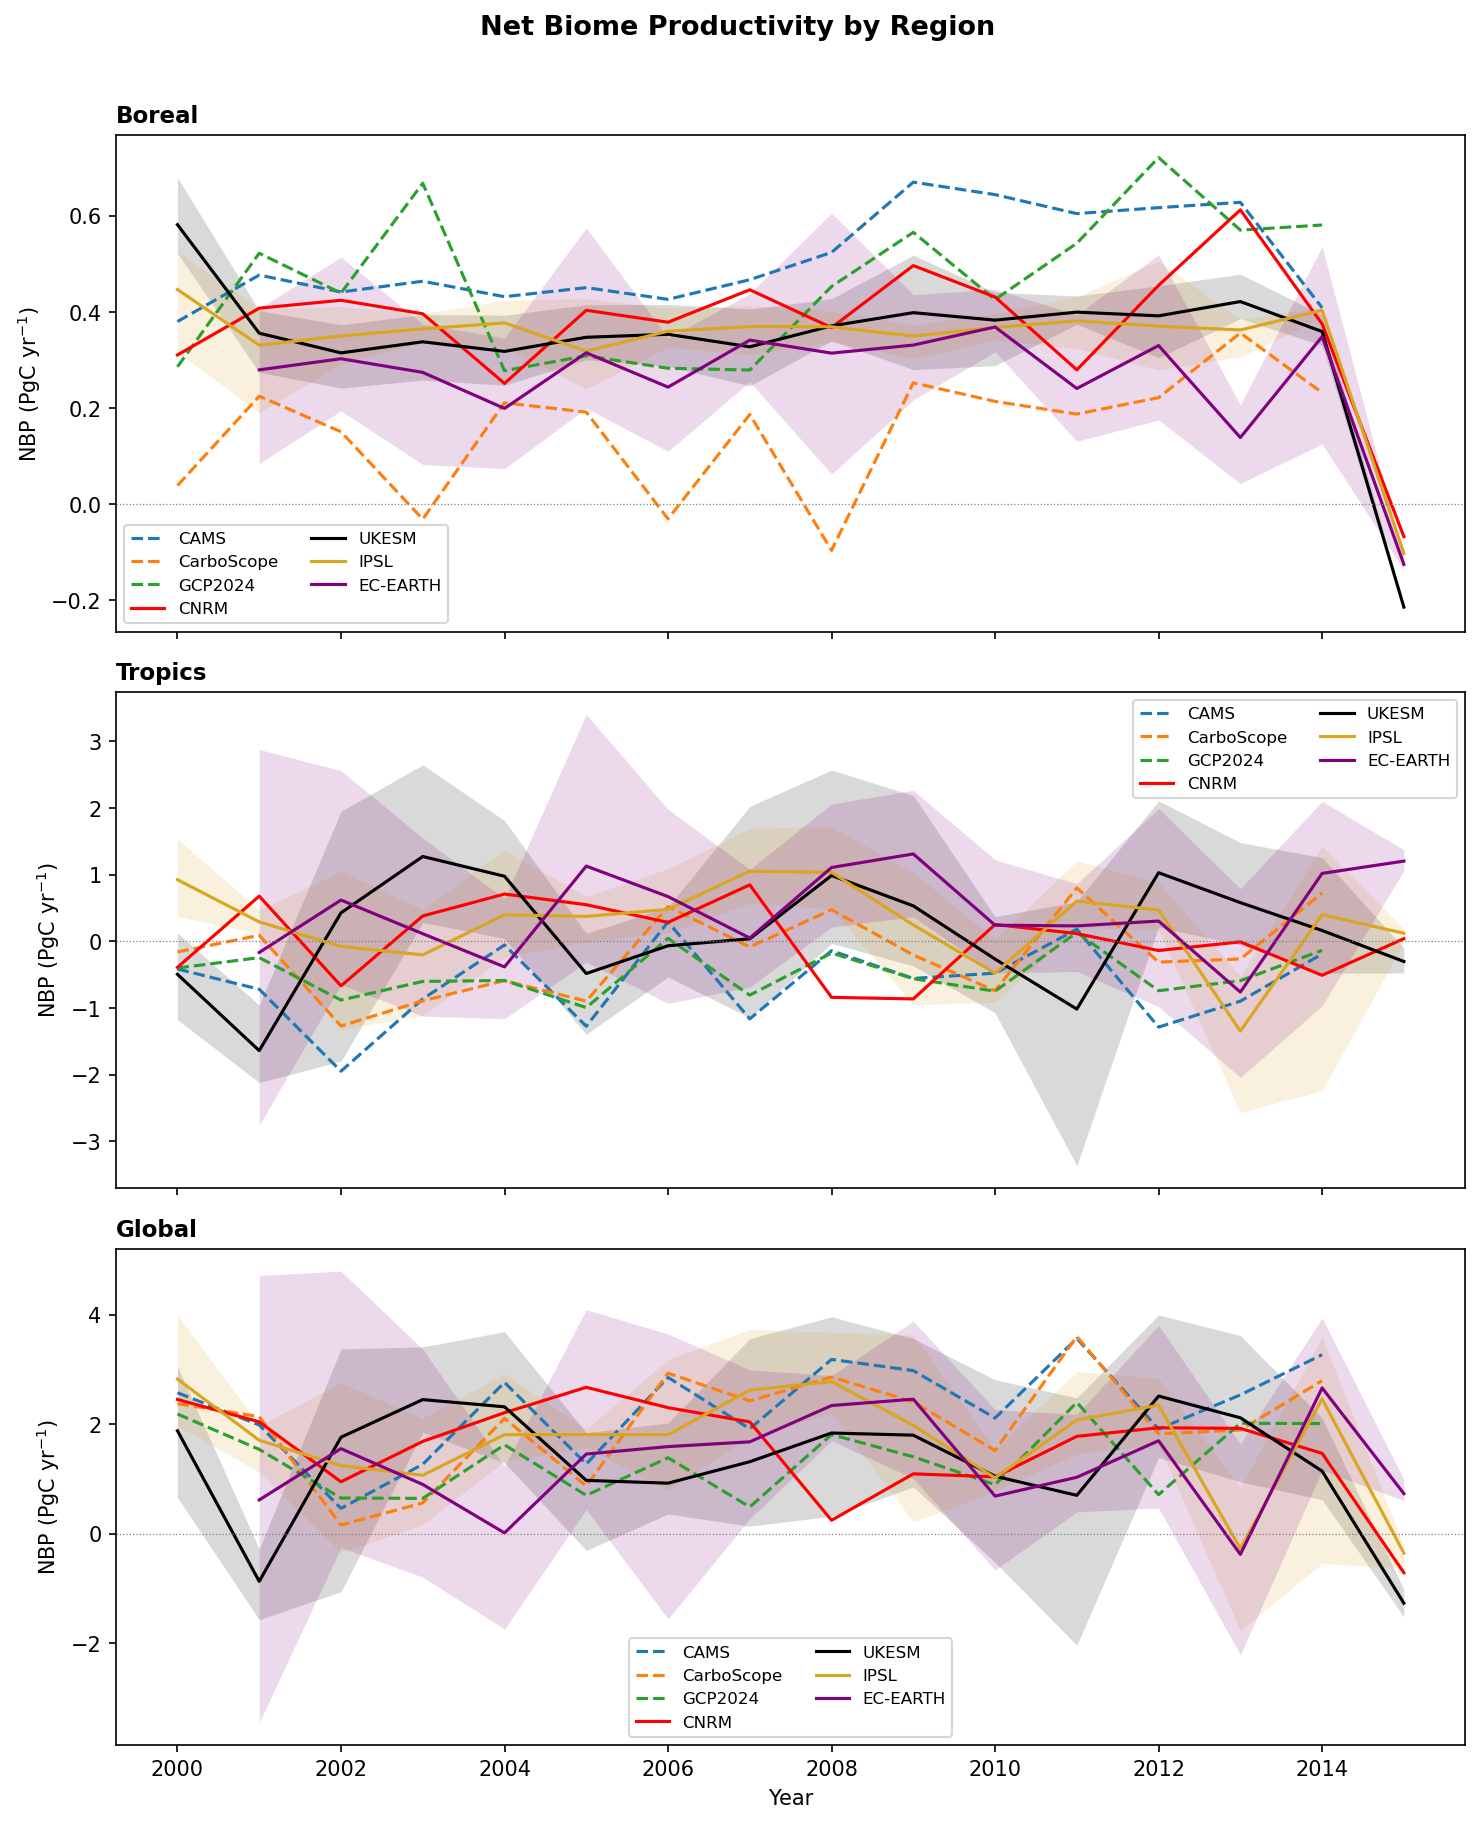

Write Python code to recreate this figure.
#Same as 3 panels script but makes does Boreal, Tropics and Global

import sys
import os
import numpy as np
import numpy.ma as ma
import matplotlib.pyplot as plt
import iris
import iris.plot as iplt
import iris.quickplot as qplt
import iris.coord_categorisation
import iris.analysis.cartography
import matplotlib.dates as mdates
import cartopy.crs as ccrs
import pylab as pl
from iris.analysis.cartography import area_weights
import iris.analysis.cartography
from iris.coord_systems import GeogCS
import cf_units
from matplotlib.colors import BoundaryNorm, ListedColormap
from iris.coords import DimCoord
import cftime
from scipy import stats

# ── Global settings ───────────────────────────────────────────────────────────
date           = iris.Constraint(time=lambda cell: 2000 <= cell.point.year <= 2014)
ChoosePeriod   = 'Annual'
DataFolder     = '/data/scratch/chantelle.burton/OptimESM/NBP/'
var_constraint = iris.Constraint(name="nbp")

# ── Region definitions ────────────────────────────────────────────────────────
REGIONS = [
    {
        'name': 'Boreal',
        'lat' : lambda cell: 60.0 < cell < 90.0,
        'lon' : None,
    },
    {
        'name': 'Tropics',
        'lat' : lambda cell: -20.0 < cell < 20.0,
        'lon' : None,
    },
    {
        'name': 'Global',
        'lat' : lambda cell: -90.0 < cell < 90.0,
        'lon' : None,
    },
]

# ── Model definitions ─────────────────────────────────────────────────────────
MODELS = [
    {
        'label'   : 'CNRM',
        'color'   : 'red',
        'sign'    : 1,
        'r1_file' : DataFolder + 'nbp_Lmon_CNRM-ESM2-1_esm-hist_r1i1p2f2_gr_185001-201412.nc',
        'landfrac': DataFolder + 'sftlf_fx_CNRM-ESM2-1_esm-hist_r1i1p2f2_gr.nc',
        'lf_name' : 'sftlf',
        'ensemble': [],
    },
    {
        'label'   : 'UKESM',
        'color'   : 'black',
        'sign'    : 1,
        'r1_file' : DataFolder + 'nbp_Lmon_UKESM1-2-LL_esm-hist_r1i1p1f1_gn_195001-201412.nc',
        'landfrac': DataFolder + 'qrparm.landfrac.nc',
        'lf_name' : None,
        'ensemble': [
            DataFolder + 'nbp_Lmon_UKESM1-2-LL_esm-hist_r2i1p1f1_gn_195001-201412.nc',
            DataFolder + 'nbp_Lmon_UKESM1-2-LL_esm-hist_r3i1p1f1_gn_195001-201412.nc',
        ],
    },
    {
        'label'   : 'IPSL',
        'color'   : 'goldenrod',
        'sign'    : -1,   # wrong sign — pers comms Lars & Paul @ Lund
        'r1_file' : DataFolder + 'nbp_Lmon_IPSL-CM6-ESMCO2_esm-hist_r1i1p3f1_gr_195001-201412.nc',
        'landfrac': DataFolder + 'sftlf_fx_CNRM-ESM2-1_esm-hist_r1i1p2f2_gr.nc',
        'lf_name' : 'sftlf',
        'ensemble': [
            DataFolder + 'nbp_Lmon_IPSL-CM6-ESMCO2_esm-hist_r2i1p3f1_gr_195001-201412.nc',
            DataFolder + 'nbp_Lmon_IPSL-CM6-ESMCO2_esm-hist_r3i1p3f1_gr_195001-201412.nc',
            DataFolder + 'nbp_Lmon_IPSL-CM6-ESMCO2_esm-hist_r4i1p3f1_gr_195001-201412.nc',
        ],
    },
    {
        'label'   : 'EC-EARTH',
        'color'   : 'purple',
        'sign'    : 1,
        'r1_file' : DataFolder + 'nbp_LPmon_EC-Earth3-ESM-1_esm-hist_r1i1p1f1_gr_20*.nc',
        'landfrac': DataFolder + 'sftlf_fx_EC-Earth3-ESM-1_esm-hist_r5i1p1f1_gr.nc',
        'lf_name' : 'sftlf',
        'ensemble': [
            DataFolder + "nbp_LPmon_EC-Earth3-ESM-1_esm-hist_r2i1p1f1_gr_*.nc",
            DataFolder + "nbp_LPmon_EC-Earth3-ESM-1_esm-hist_r3i1p1f1_gr_*.nc",
            DataFolder + "nbp_LPmon_EC-Earth3-ESM-1_esm-hist_r5i1p1f1_gr_*.nc"
        ],
    },
]


# ── Observations ──────────────────────────────────────────────────────────────
def read_obs_nbp():
    pwdin = "/data/users/eleanor.burke/obs_data/nbp"
    cams_cube       = iris.load_cube(pwdin + "/cams/cams73_latest_co2_flux_surface_mm.nc")
    carboscope_cube = iris.load_cube(pwdin + "/carboscope/r76nbetEXToc_v2025.flux_land.mon.nc")
    gcp2024_cube    = iris.load_cube(pwdin + "/ct2022/GCP2024.flux1x1-monthly.processed.nc")
    return cams_cube, carboscope_cube, gcp2024_cube

OBS_CUBES  = read_obs_nbp()
OBS_LABELS = ["CAMS", "CarboScope", "GCP2024"]
OBS_STYLES = [dict(color=f"C{i}", ls='dashed') for i in range(len(OBS_LABELS))]

# ── Helper functions ──────────────────────────────────────────────────────────
def remove_duplicate_times(cube):
    """Remove duplicate time points based on year coordinate."""
    try:
        year_points = cube.coord('year').points
    except iris.exceptions.CoordinateNotFoundError:
        year_points = cube.coord('time').points
    _, unique_idx = np.unique(year_points, return_index=True)
    return cube[np.sort(unique_idx)]


def get_years(cube):
    """Extract year values using the year coordinate if present."""
    try:
        return cube.coord('year').points.astype(int)
    except iris.exceptions.CoordinateNotFoundError:
        time_coord = cube.coord('time')
        dates = time_coord.units.num2date(time_coord.points)
        return np.array([d.year for d in dates])

def CollapseToTimeseries(cube):
    """Area-weighted spatial sum → PgC/yr (Annual) or PgC/month."""
    coords = ('longitude', 'latitude')
    for coord in coords:
        if not cube.coord(coord).has_bounds():
            cube.coord(coord).guess_bounds()
    area = iris.analysis.cartography.area_weights(cube, normalize=False)
    cube = cube.collapsed(coords, iris.analysis.SUM, weights=area) / 1e12
    cube = cube * 86400 * 365 / 12
    return cube


def apply_region(cube, region):
    """Subset a cube to a region dict. Handles optional longitude cut."""
    if region['lon'] is not None:
        cube = cube.intersection(longitude=(-180, 180))
        cube = cube.extract(
            iris.Constraint(latitude=region['lat'], longitude=region['lon'])
        )
    else:
        cube = cube.extract(iris.Constraint(latitude=region['lat']))
    return cube


def load_and_preprocess(filepath, landfrac_file, lf_name, sign, is_glob=False):
    """Load one NBP file (or glob), apply land-fraction, deduplicate, return cube."""
    if is_glob:
        cubelist = iris.load(filepath, var_constraint)
        iris.util.equalise_attributes(cubelist)
        cube = cubelist.concatenate_cube()
    else:
        cube = iris.load_cube(filepath, var_constraint)

    cube = cube.extract(date)

    if landfrac_file is not None:
        if lf_name is not None:
            lf = iris.load_cube(landfrac_file, lf_name) / 100.0
        else:
            lf = iris.load_cube(landfrac_file)
        try:
            cube = cube * lf
        except Exception:
            pass

    iris.coord_categorisation.add_season_year(cube, 'time', name='year')
    if ChoosePeriod == 'Annual':
        cube = cube.aggregated_by(['year'], iris.analysis.SUM)

    cube = remove_duplicate_times(cube)
    return cube * sign


def timeseries_for_region(filepath, landfrac_file, lf_name, sign, region, is_glob=False):
    """Full pipeline: load → preprocess → region extract → collapse."""
    cube = load_and_preprocess(filepath, landfrac_file, lf_name, sign, is_glob)
    cube = apply_region(cube, region)
    return CollapseToTimeseries(cube)


# ── Main plotting loop ────────────────────────────────────────────────────────
fig, axes = plt.subplots(3, 1, figsize=(10, 12), sharex=True)
fig.subplots_adjust(hspace=0.12)

for ax, region in zip(axes, REGIONS):

    # ---- Observations --------------------------------------------------------
    for ob_cube, ob_label, ob_style in zip(OBS_CUBES, OBS_LABELS, OBS_STYLES):
        ob = ob_cube.copy()
        ob = ob.extract(date)
        if ChoosePeriod == 'Annual':
            ob = ob.aggregated_by(['year'], iris.analysis.SUM)
        ob = remove_duplicate_times(ob)
        ob = apply_region(ob, region)
        ob_ts = CollapseToTimeseries(ob)
        years = get_years(ob_ts)
        ax.plot(years, ob_ts.data, label=ob_label, **ob_style)

    # ---- Models --------------------------------------------------------------
    for mdef in MODELS:
        is_glob = '*' in mdef['r1_file']

        r1_ts    = timeseries_for_region(
            mdef['r1_file'], mdef['landfrac'], mdef['lf_name'],
            mdef['sign'], region, is_glob=is_glob
        )
        r1_years = get_years(r1_ts)

        if mdef['ensemble']:
            ens_years_list = []
            ens_data       = []
            for ens_file in mdef['ensemble']:
                ens_is_glob = '*' in ens_file
                try:
                    ens_ts = timeseries_for_region(
                        ens_file, mdef['landfrac'], mdef['lf_name'],
                        mdef['sign'], region, is_glob=ens_is_glob
                    )
                    ens_years_list.append(get_years(ens_ts))
                    ens_data.append(ens_ts.data)
                except Exception as e:
                    print(f"  WARNING: {ens_file}: {e}")

            if ens_data:
                all_year_sets = [set(r1_years.tolist())] + [set(y.tolist()) for y in ens_years_list]
                common_years  = np.array(sorted(set.intersection(*all_year_sets)))

                def subset(data_array, years_array):
                    idx = np.array([i for i, y in enumerate(years_array.tolist())
                                    if y in common_years.tolist()], dtype=int)
                    return np.array(data_array)[idx]

                r1_common  = subset(r1_ts.data, r1_years)
                ens_common = [subset(d, y) for d, y in zip(ens_data, ens_years_list)]

                # Stack all members including r1 and compute mean, min, max
                all_members  = np.vstack([r1_common] + ens_common)
                ens_mean     = np.mean(all_members, axis=0)
                ens_min      = np.min(all_members, axis=0)
                ens_max      = np.max(all_members, axis=0)

                ax.fill_between(common_years, ens_min, ens_max,
                                color=mdef['color'], alpha=0.15, linewidth=0)
                # Solid line is now the ensemble mean
                ax.plot(common_years, ens_mean,
                        color=mdef['color'], label=mdef['label'])
        else:
            ax.plot(r1_years, r1_ts.data, color=mdef['color'], label=mdef['label'])
            

    ax.set_title(region['name'], fontsize=11, loc='left', fontweight='bold')
    ax.set_ylabel('NBP (PgC yr$^{-1}$)')
    ax.axhline(0, color='grey', linewidth=0.6, linestyle=':')
    ax.legend(loc='best', fontsize=8, ncol=2)

axes[-1].set_xlabel('Year')
axes[-1].xaxis.set_major_locator(plt.MultipleLocator(2))
fig.suptitle('Net Biome Productivity by Region', fontsize=13, fontweight='bold', y=1.01)
plt.tight_layout()
plt.savefig('NBP_regions_ensemble.png', dpi=150, bbox_inches='tight')
plt.show()
